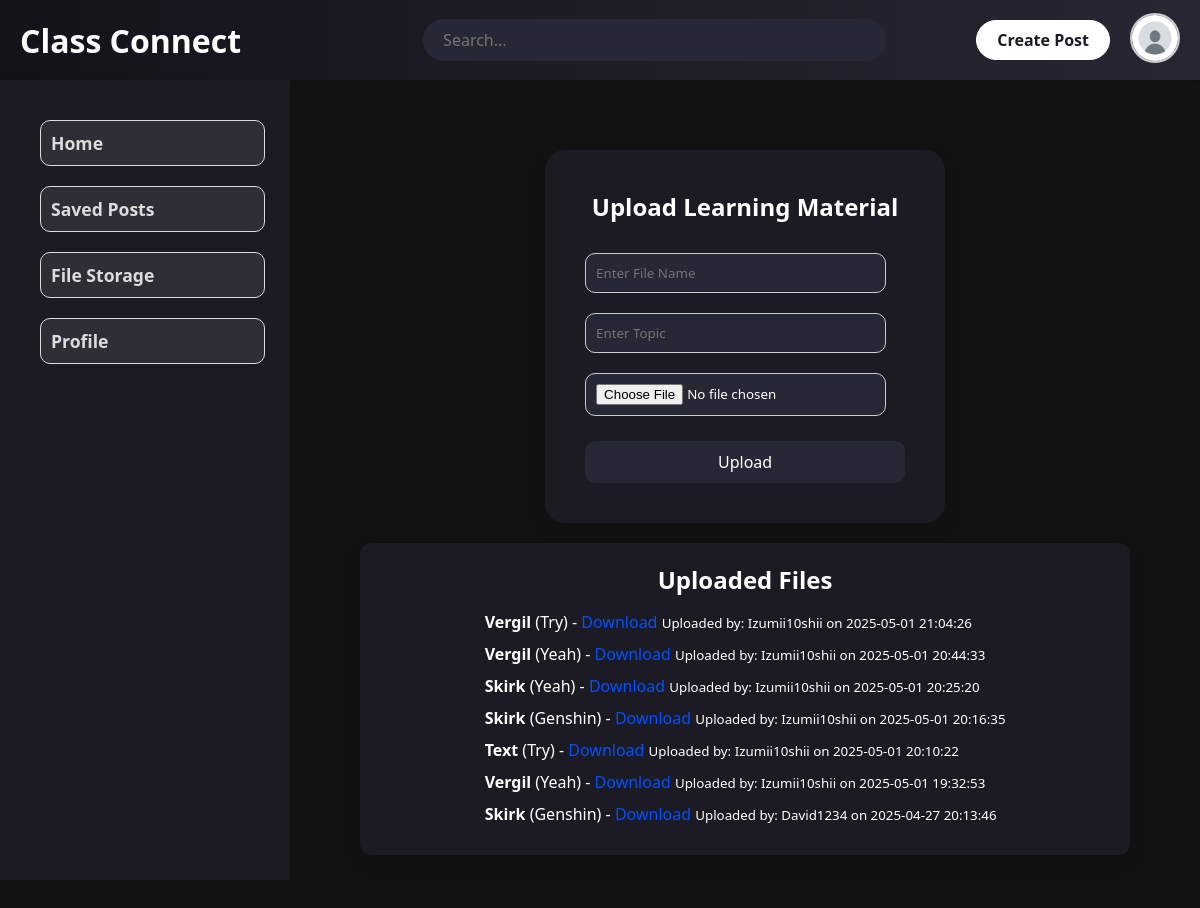
Screenshot of /php/file_storage.php with the database file from the repository.
### tables this page shows
CREATE TABLE `file_storage_tb` (
  `sfile_id` int(11) NOT NULL AUTO_INCREMENT,
  `username` varchar(255) DEFAULT NULL,
  `file_name` varchar(255) NOT NULL,
  `topic` varchar(255) NOT NULL,
  `file_path` varchar(255) NOT NULL,
  `uploaded_at` datetime DEFAULT current_timestamp(),
  PRIMARY KEY (`sfile_id`)
);

### php/file_storage.php (the view, shortened to what this page needs)
<?php
include("db_conn.php");
?>
<!DOCTYPE html>
<html lang="en">
<head>
    <link rel="stylesheet" href="../css/file_storage.css">
</head>
<body>
    <?php include("nav.php"); ?>
    <div class="HomeContainer">
        <?php include("userSidebar.php"); ?>
        <div class="content">
            <div id="uploadForm" class="upload-form">
                <h2>Upload Learning Material</h2>
                <form action="file_storage.php" method="post" enctype="multipart/form-data">
                    <input type="text" name="filename" placeholder="Enter File Name" required>
                    <input type="text" name="topic" placeholder="Enter Topic" required>
                    <input type="file" name="file" required>
                    <button type="submit">Upload</button>
                </form>
            </div>
            <div class="file-list">
                <h2>Uploaded Files</h2>
                <?php
                $query = "SELECT * FROM file_storage_tb ORDER BY uploaded_at DESC";
                $result = mysqli_query($conn, $query);
                if ($result && mysqli_num_rows($result) > 0): ?>
                    <ul>
                        <?php while ($row = mysqli_fetch_assoc($result)): ?>
                            <li>
                                <strong><?php echo htmlspecialchars($row['file_name']); ?></strong>
                                (<?php echo htmlspecialchars($row['topic']); ?>) -
                                <a href="../uploads/<?php echo htmlspecialchars($row['file_path']); ?>"
                                    target="_blank">Download</a>
                                <small>Uploaded by: <?php echo htmlspecialchars($row['username']); ?> on
                                    <?php echo htmlspecialchars($row['uploaded_at']); ?></small>
                            </li>
                        <?php endwhile; ?>
                    </ul>
                <?php else: ?>
                    <p>No files uploaded yet.</p>
                <?php endif; ?>
            </div>
        </div>
    </div>
</body>
</html>

### css/file_storage.css (style rules this page uses)
body { background: #121212; font-family: "Segoe UI", Tahoma, Geneva, Verdana, sans-serif; margin: 0; padding: 0; display: flex; flex-direction: column; height: 100vh; }
.HomeContainer { display: flex; justify-content: flex-start; flex: 1; width: 100%; animation: fadeIn 1s ease; }
.content { padding: 20px; display: flex; flex-direction: column; gap: 20px; justify-content: center; align-items: center; width: 70%; margin: 50px; }
.upload-form { display: flex; justify-content: center; align-items: center; flex-direction: column; width: 100%; background: #1c1b24; padding: 40px; border-radius: 20px; box-shadow: 0 8px 20px rgba(0, 0, 0, 0.1); width: 100%; max-width: 400px; margin: 0 auto; }
.upload-form h2 { margin-bottom: 20px; color: white; }
.upload-form input[type="text"], .upload-form input[type="file"] { width: 94%; padding: 10px; margin: 10px 0; border-radius: 10px; background-color: #272735; border: 1px solid #ccc; color: white; }
.upload-form button { margin-top: 15px; width: 100%; padding: 10px; background-color: #272735; color: white; border: none; border-radius: 10px; font-size: 16px; cursor: pointer; }
.file-list { display: flex; justify-content: center; align-items: center; flex-direction: column; background: #1c1b24; padding: 20px; border-radius: 12px; box-shadow: 0 8px 20px rgba(0, 0, 0, 0.1); width: 100%; max-width: 800px; margin: 0 auto; color: white; }
.file-list h2 { margin-bottom: 15px; font-size: 24px; color: white; }
.file-list ul { list-style: none; padding: 0; }
.file-list li { margin-bottom: 10px; font-size: 16px; color: white; }
.file-list a { color: #0051ff; text-decoration: none; }

### php/nav.php (style rules this page uses)
* { margin: 0; padding: 0; box-sizing: border-box; font-family: 'Segoe UI', Tahoma, Geneva, Verdana, sans-serif; transition: all 0.3s ease; }

### php/userSidebar.php (style rules this page uses)
a { text-decoration: none; }

### rows the page displays
file_storage_tb: file_name "Vergil", topic "Try", username "Izumii10shii", uploaded_at "2025-05-01 21:04:26"
file_storage_tb: file_name "Vergil", topic "Yeah", username "Izumii10shii", uploaded_at "2025-05-01 20:44:33"
file_storage_tb: file_name "Skirk", topic "Yeah", username "Izumii10shii", uploaded_at "2025-05-01 20:25:20"
file_storage_tb: file_name "Skirk", topic "Genshin", username "Izumii10shii", uploaded_at "2025-05-01 20:16:35"
file_storage_tb: file_name "Text", topic "Try", username "Izumii10shii", uploaded_at "2025-05-01 20:10:22"
file_storage_tb: file_name "Vergil", topic "Yeah", username "Izumii10shii", uploaded_at "2025-05-01 19:32:53"
file_storage_tb: file_name "Skirk", topic "Genshin", username "David1234", uploaded_at "2025-04-27 20:13:46"
